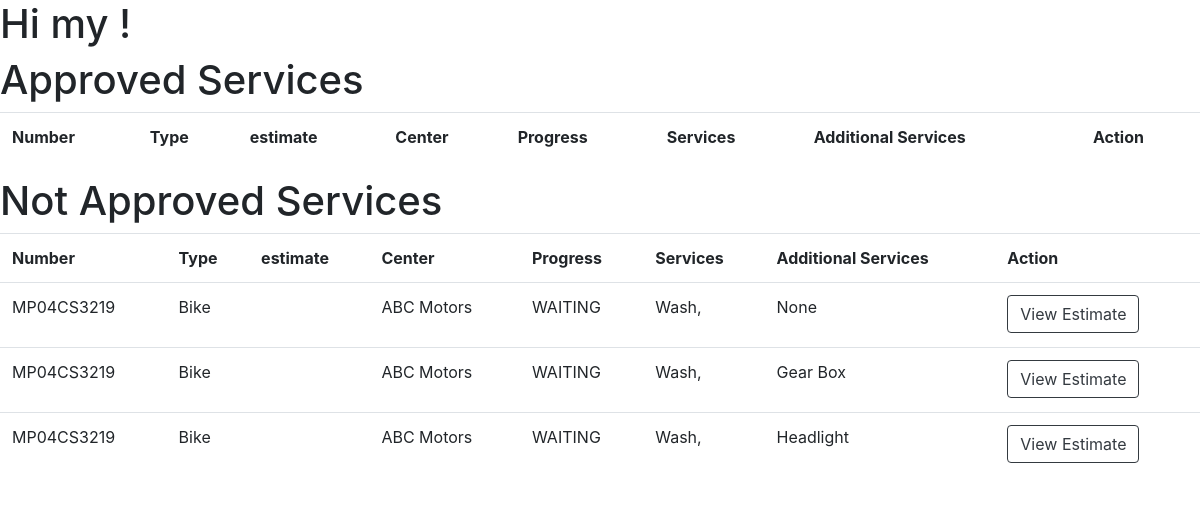
The page /services/ (signed in) on the database as committed earlier.
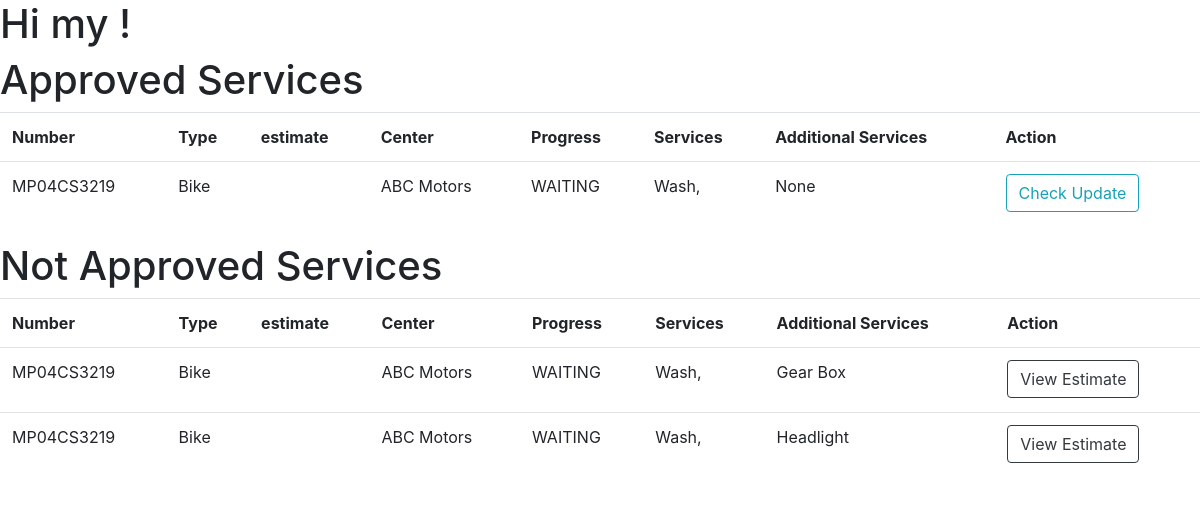
The same page on the database as committed later.
### ERP/models.py (models this page shows, shortened)
class Service(models.Model):
    class Progress(models.TextChoices):
        WAITING = 'WAITING' , 'Waiting'
        DOING = 'DOING' , 'Doing'
    vehical = models.ForeignKey(Vehical , on_delete=models.SET_NULL, blank=True , null= True)
    center = models.ForeignKey(Center , on_delete=models.SET_NULL , null=True , blank= True)
    services = models.ManyToManyField(CenterServices)
    progress = models.CharField(max_length=20 , choices=Progress.choices , default= Progress.WAITING)
    additional_services = models.CharField(max_length=200 ,default = None)
    additional_services_cost = models.IntegerField(default=0)
    is_approved = models.BooleanField(default=False)

class Vehical(models.Model):
    customer = models.ForeignKey(Customer , on_delete=models.CASCADE)
    number = models.CharField(max_length=20 , unique= True)
    type = models.CharField(max_length=20)

class CenterServices(models.Model):
    name = models.CharField(max_length=100)
    description = models.CharField(max_length=400, default="Diam dolor diam ipsum sit amet diam et eos erat ipsum")
    price = models.IntegerField(default=500)
    center = models.ForeignKey(Center,on_delete= models.CASCADE)
    tax = models.FloatField(default=5)

### Franchise/models.py (models this page shows, shortened)
class Center(models.Model):
    name = models.CharField(max_length=100)
    location = models.ForeignKey(Location , null=True , blank= True , on_delete= models.SET_NULL)

### account/decorators.py (the view)
        def wrapper(request , *args, **kwargs):
            group = None
            role = request.user.role
            print(role)
            if role in allowed_roles:
                return view_func(request , *args, **kwargs)
            else :
                print('User Not allowed')
                return redirect('unauth_page')

### ERP/customer_views.py (called while the page is built)
@login_required(login_url= 'login_page')
@allowed_users(allowed_roles=[User.Role.CUSTOMER])
def customer_services(request):
    vehicals = Vehical.objects.filter(customer = Customer.objects.get(user=request.user))
    context = {}
    app_services = Service.objects.filter(is_approved = True , vehical__in = vehicals)
    not_app_services = Service.objects.filter(is_approved = False, vehical__in = vehicals)
    context['app_services'] = app_services
    context['not_app_services'] = not_app_services
    return render(request , 'ERP/service/customer_view.html',context)

### templates/ERP/service/customer_view.html
{% extends 'ERP/base.html' %}
{% load static %}
{% block content %}
<h1>Hi {{request.user}} !</h1>
<h1>Approved Services</h1>
<table class = 'table'>
    <tr>
        <th>Number</th>
        <th>Type</th>
        <th>estimate</th>
        <th>Center</th>
        <th>Progress</th>
        <th>Services</th>
        <th>Additional Services</th>
        <th>Action</th>
        </tr>
        {% for service in app_services %}
        <tr>
            <td>{{service.vehical.number}}</td>
            <td>{{service.vehical.type}}</td>
            <td>{{service.service_estimate }} </td>
            <td>{{service.center.name}}</td>
            <td>{{service.progress}}</td>
            <td>
                {% for ser in service.services.all %}
            <p class="ptag">{{ser.name}},</p>
                    {% endfor %}
            </td>
            <td>{{service.additional_services}}</td>
            <td> <a class="btn btn-outline-info" href="{% url 'customer_service_updates_page' service.id %}">Check Update</a></td>
        </tr>
        {% endfor %}
        </table>
<h1>Not Approved Services</h1>
        <table class = 'table' >
            <tr>
                <th>Number</th>
                <th>Type</th>
                <th>estimate</th>
                <th>Center</th>
                <th>Progress</th>
                <th>Services</th>
                <th>Additional Services</th>
                <th>Action</th>
                </tr>
                {% for service in not_app_services %}
                <tr>
                    <td>{{service.vehical.number}}</td>
                    <td>{{service.vehical.type}}</td>
                    <td>{{service.service_estimate}}</td>
                    <td>{{service.center.name}}</td>
                    <td>{{service.progress}}</td>
                    <td>
                        {% for ser in service.services.all %}
                      <p>  {{ser.name}},</p>
                            {% endfor %}
                    </td>
                    <td>{{service.additional_services}}</td>
                    <td> <a class="btn btn-outline-dark" href="{% url 'approve_estimate' service.id %}">View Estimate</a></td>
                </tr>
                {% endfor %}
</table>
{% endblock %}

Rows that differ between the two databases and show on the page:
changed Service "None": gains CenterServices (name "Wash"); loses CenterServices (name "Wash"); moves from the list under "Not Approved Services" to the list under "Approved Services"
